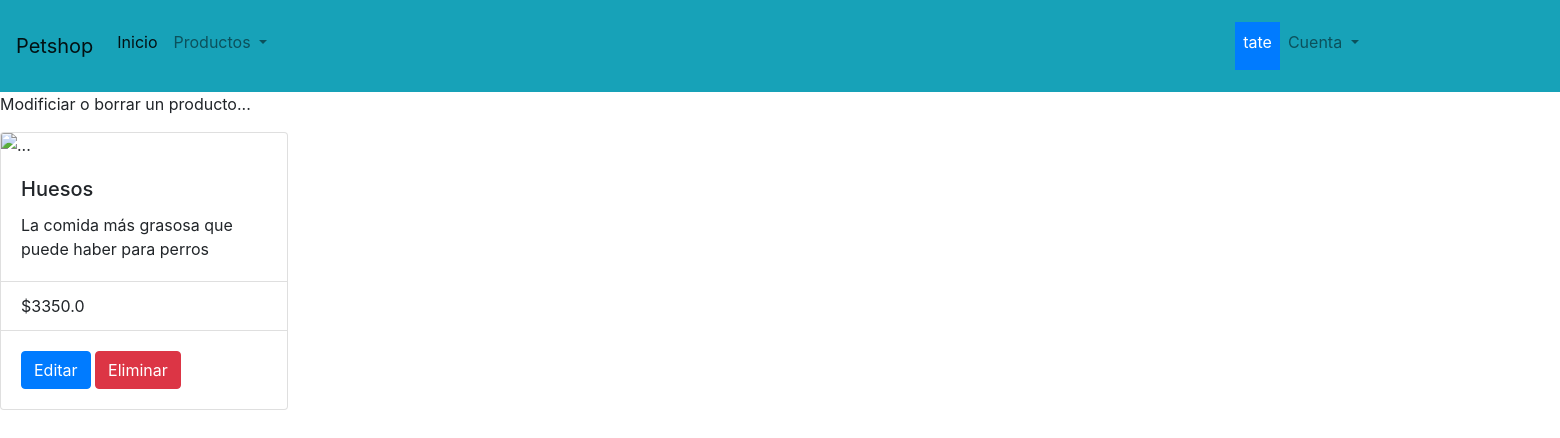
The page /crud/detail_product/2/ (signed in) on the database as committed earlier.
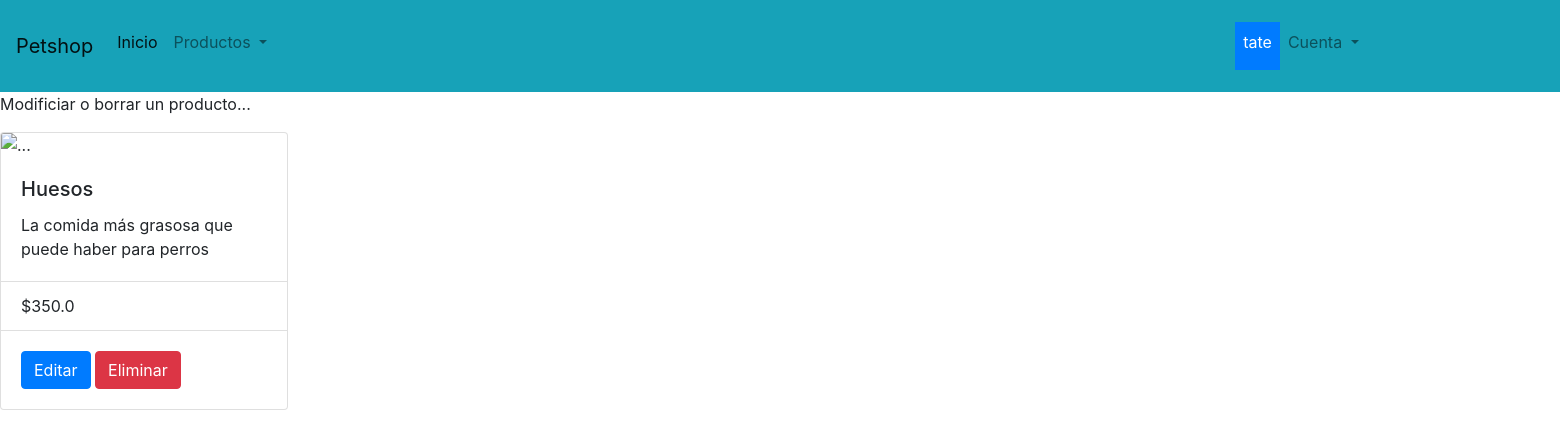
The same page on the database as committed later.
### petshop/models.py (models this page shows, shortened)
class Productos(models.Model):
    name = models.CharField(max_length=50)
    description = models.CharField(max_length=200, blank=True, null=True)
    price = models.FloatField()
    SKU = models.CharField(max_length=30, unique=True)
    is_active = models.BooleanField(default=True)
    category = models.ForeignKey('Categoria', on_delete=models.CASCADE, related_name='petshop', null=True)
    class Meta:
        verbose_name = 'producto'
        verbose_name_plural = 'productos'

### petshop/views.py (the view)
# urls.py: path('crud/detail_product/<int:pk>/', detail_product, name='crud/detail_product'),
def detail_product(request, pk):
    try:
        product = Productos.objects.get(id=pk)
        context={'product':product
        }
        return render(request, 'crud/detail_product.html', context=context)
    except:
        context={'error':'El producto no existe'}
        return render(request, 'crud/detail_product.html',context=context)

### templates/crud/detail_product.html (shortened to what this page needs)
{% extends 'base.html' %}
{% block titulo %}
Modificiar o borrar un producto...
<p style="text-align:center;"><div class="card" style="width: 18rem;">
  <img src="..." class="card-img-top" alt="...">
  <div class="card-body">
    <h5 class="card-title">{{product.name}}</h5>
    <p class="card-text">{{product.description}}</p>
  </div>
  <ul class="list-group list-group-flush">
    <li class="list-group-item">${{product.price}}</li>
  </ul>
  <div class="card-body">
    <a href="/crud/update_product/{{product.id}}/" class="btn btn-primary">Editar</a>
    <a href="/crud/delete_product/{{product.id}}/" class="btn btn-danger">Eliminar</a>
  </div>
{% endblock %}

Rows that differ between the two databases and show on the page:
changed Productos "Huesos": price "3350.0" → "350.0"
